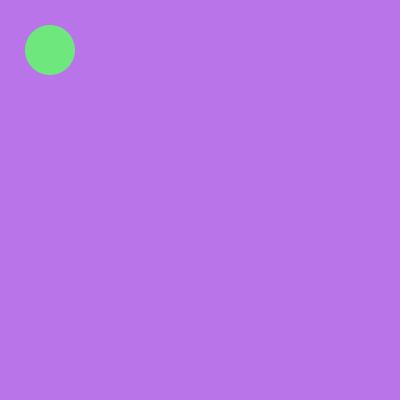
Frame 1 (no input)
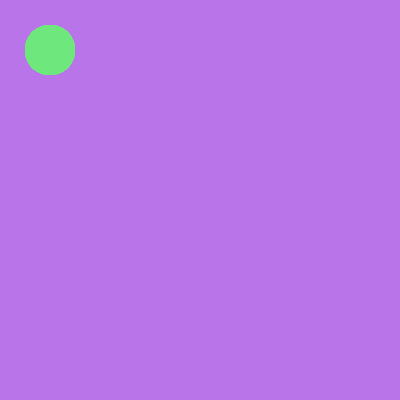
Frame 60 (the mouse pressed at the canvas centre just before this capture)
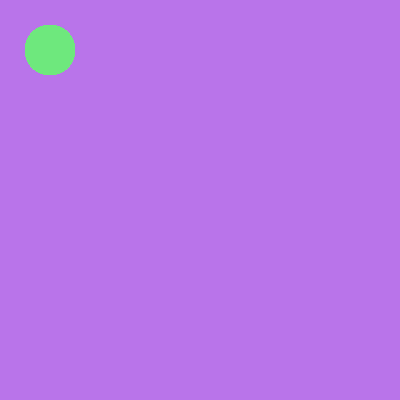
Frame 120 (the mouse held since frame 60 and released just before this capture)

The Processing sketch that drew these frames (run headless with seeded random() and noise(); from frame 60 on, the mouse is pressed at the canvas centre):

// Processing sketch: another_one
// ── another_one.pde
void setup()  {
  size(400,400);
  background(#B974EA);
  noStroke();
  fill(#6EE87D);
}


void draw() {
  ellipse(50,50,50,50);
  
}
//The information you need is on the google classroom website it is the video under challenge 13
